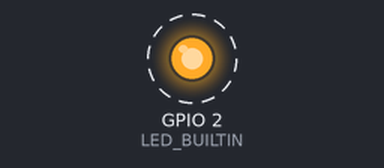
This sketch was run on a simulated ESP32. On the bench: output pins drawn as LEDs (lit = HIGH). Dashed ring = blinking. What the sketch prints to the serial monitor is not drawn.

Above: at 0.1 s.
Timing chart, 0 to 3.0 s (numbered marks = the images above):
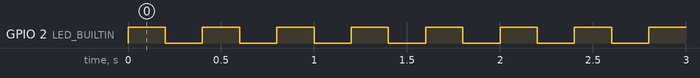

Measured:
- by itself, GPIO 2 (LED_BUILTIN): alternates HIGH for 0.20 s and LOW for 0.20 s

The sketch:

blink.ino
```cpp
const int LED_BUILTIN = 2;

void setup() {
  // put your setup code here, to run once:
  Serial.begin(115200);
  Serial.println("Hi");
  pinMode(LED_BUILTIN, OUTPUT);
}

void loop() {
  // put your main code here, to run repeatedly:
  Serial.println("Update");
  digitalWrite(LED_BUILTIN, HIGH);
  delay(200);
  digitalWrite(LED_BUILTIN, LOW);
  delay(200);
}
```
